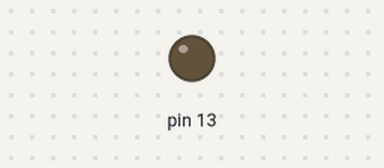
Bench run of a sketch on a simulated Arduino Uno, built with avr-gcc and run on an emulated ATmega328P. On the bench: output pins drawn as LEDs (lit = HIGH).

Above: at 1.2 s.
At 3.62 s:
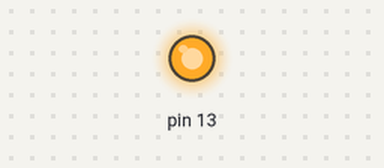
Timing chart, 0 to 4.0 s (numbered marks = the images above):
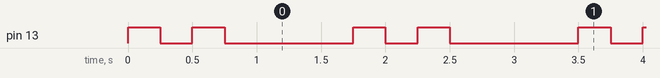

The sketch:

feather01.ino
```cpp
void setup() {
  pinMode(13, OUTPUT);

}

void loop() {
  digitalWrite(13, HIGH);
  delay(250);
  digitalWrite(13, LOW);
  delay(250);
  digitalWrite(13, HIGH);
  delay(250);
  digitalWrite(13, LOW);
  delay(1000);
}
```

Measured:
- by itself, pin 13: repeats every 1.8 s: LOW 0.25 s, HIGH 0.25 s, LOW 1.0 s, HIGH 0.25 s
- by itself, everything shown: repeats every 1.8 s, in 4 steps
